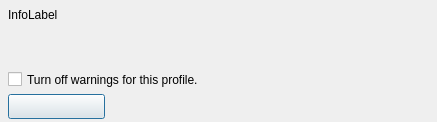
<?xml version="1.0" encoding="UTF-8"?>
<ui version="4.0">
  <class>WindowsFileWarningForm</class>
  <widget class="QDialog" name="WindowsFileWarningForm">
    <property name="geometry"><rect><x>0</x><y>0</y><width>437</width><height>122</height></rect></property>
    <property name="windowTitle"><string>WindowsFileWarningForm</string></property>
    <property name="vclBorderStyle" stdset="0"><string notr="true">bsDialog</string></property>
    <property name="vclPosition" stdset="0"><string notr="true">poOwnerFormCenter</string></property>
    <property name="vclDesignWidth" stdset="0"><number>437</number></property>
    <property name="vclDesignHeight" stdset="0"><number>122</number></property>
    <widget class="QLabel" name="InfoLabel">
      <property name="geometry"><rect><x>8</x><y>8</y><width>421</width><height>57</height></rect></property>
      <property name="vclAnchors" stdset="0"><string notr="true">akLeft,akTop,akRight</string></property>
      <property name="text"><string>InfoLabel</string></property>
      <property name="textFormat"><enum>Qt::PlainText</enum></property>
      <property name="wordWrap"><bool>true</bool></property>
      <property name="alignment"><set>Qt::AlignLeft|Qt::AlignTop</set></property>
    </widget>
    <widget class="QPushButton" name="OKButton">
      <property name="geometry"><rect><x>8</x><y>94</y><width>97</width><height>25</height></rect></property>
      <property name="text"><string></string></property>
      <property name="autoDefault"><bool>false</bool></property>
      <property name="vclKind" stdset="0"><string notr="true">bkOK</string></property>
      <property name="default"><bool>true</bool></property>
      <property name="vclModalResult" stdset="0"><string notr="true">mrOk</string></property>
    </widget>
    <widget class="QCheckBox" name="TurnOffWarningsCheckBox">
      <property name="geometry"><rect><x>8</x><y>71</y><width>421</width><height>17</height></rect></property>
      <property name="vclAnchors" stdset="0"><string notr="true">akLeft,akTop,akRight</string></property>
      <property name="text"><string>Turn off warnings for this profile.</string></property>
    </widget>
  </widget>
  <tabstops>
    <tabstop>OKButton</tabstop>
    <tabstop>TurnOffWarningsCheckBox</tabstop>
  </tabstops>
  <resources><include location="../../resources/dfend.qrc"/></resources>
  <connections/>
</ui>
